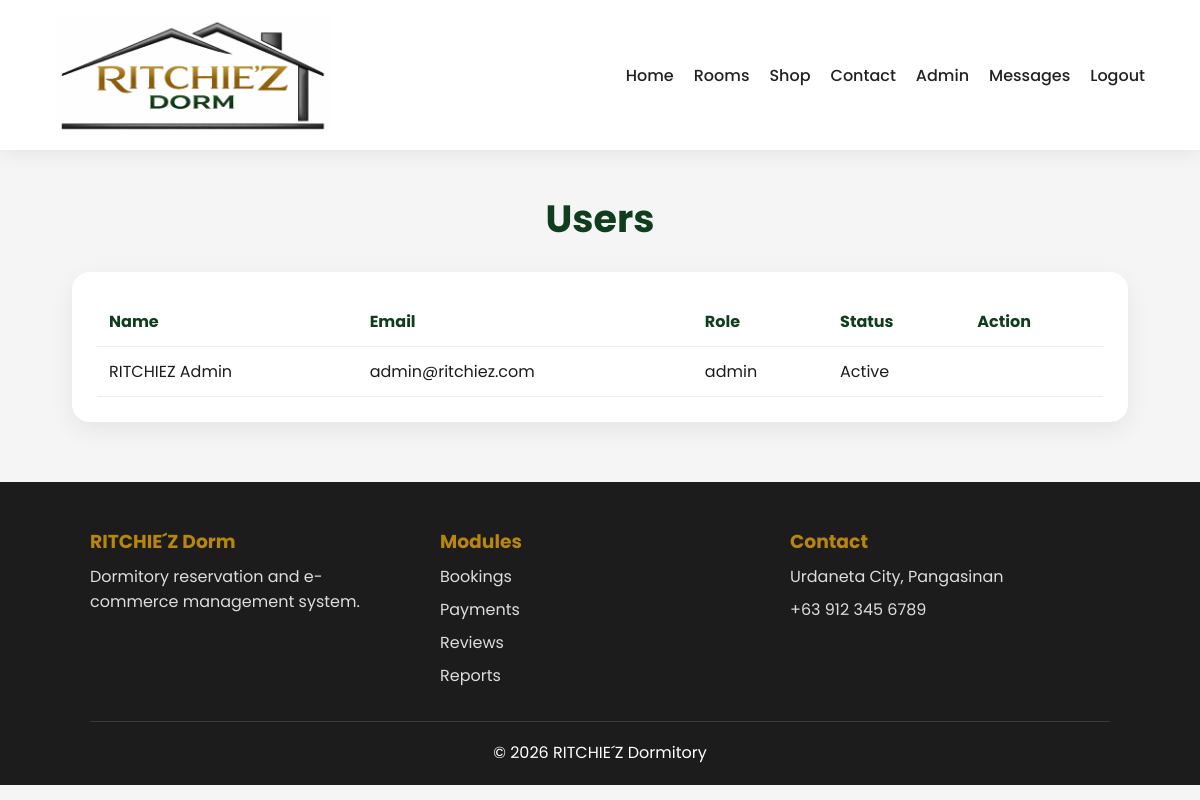
The page /admin/users.php (signed in) on the database its author committed.
### tables this page shows
CREATE TABLE users (
 user_id INT AUTO_INCREMENT PRIMARY KEY,
 full_name VARCHAR(100) NOT NULL,
 email VARCHAR(100) NOT NULL UNIQUE,
 phone VARCHAR(30),
 password VARCHAR(255) NOT NULL,
 role ENUM('admin','tenant') DEFAULT 'tenant',
 status ENUM('Active','Blocked') DEFAULT 'Active',
 created_at TIMESTAMP DEFAULT CURRENT_TIMESTAMP
);

### includes/session.php (called while the page is built, shortened)
<?php
function e($v){return htmlspecialchars($v ?? '', ENT_QUOTES, 'UTF-8');}
?>

### admin/users.php (the view)
<?php require_once "../config/database.php"; require_once "../includes/session.php"; requireAdmin();
if(isset($_GET['toggle'])){$u=$conn->prepare("SELECT status FROM users WHERE user_id=?");$u->execute([$_GET['toggle']]);$st=$u->fetchColumn();$conn->prepare("UPDATE users SET status=? WHERE user_id=?")->execute([$st=='Active'?'Blocked':'Active',$_GET['toggle']]);}include "../includes/header.php";$rows=$conn->query("SELECT * FROM users ORDER BY user_id DESC")->fetchAll(PDO::FETCH_ASSOC);?><div class="container"><h1 class="section-title">Users</h1><div class="table-wrap"><table><tr><th>Name</th><th>Email</th><th>Role</th><th>Status</th><th>Action</th></tr><?php foreach($rows as $u):?><tr><td><?=e($u['full_name'])?></td><td><?=e($u['email'])?></td><td><?=$u['role']?></td><td><?=$u['status']?></td><td><?php if($u['role']!='admin'):?><a class="btn danger" href="?toggle=<?=$u['user_id']?>">Block/Unblock</a><?php endif;?></td></tr><?php endforeach;?></table></div></div><?php include "../includes/footer.php";?>

### assets/css/style.css (style rules this page uses)
* { margin:0;padding:0;box-sizing:border-box;font-family:Poppins,sans-serif }
body { background:#f5f5f5;color:#1c1c1c }
.container { width:88%;margin:40px auto }
.section-title { text-align:center;color:#0F3D1E;font-size:38px;margin-bottom:25px }
.card,.form-card,.table-wrap,.dash-card,.search-box { background:white;border-radius:18px;box-shadow:0 8px 25px #0001 }
.table-wrap { padding:25px;overflow:auto }
table { width:100%;border-collapse:collapse }
th,td { border-bottom:1px solid #eee;padding:12px;text-align:left }
th { color:#0F3D1E }

### rows shown on the page
users: full_name "RITCHIEZ Admin", email "admin@ritchiez.com", role "admin", status "Active"
